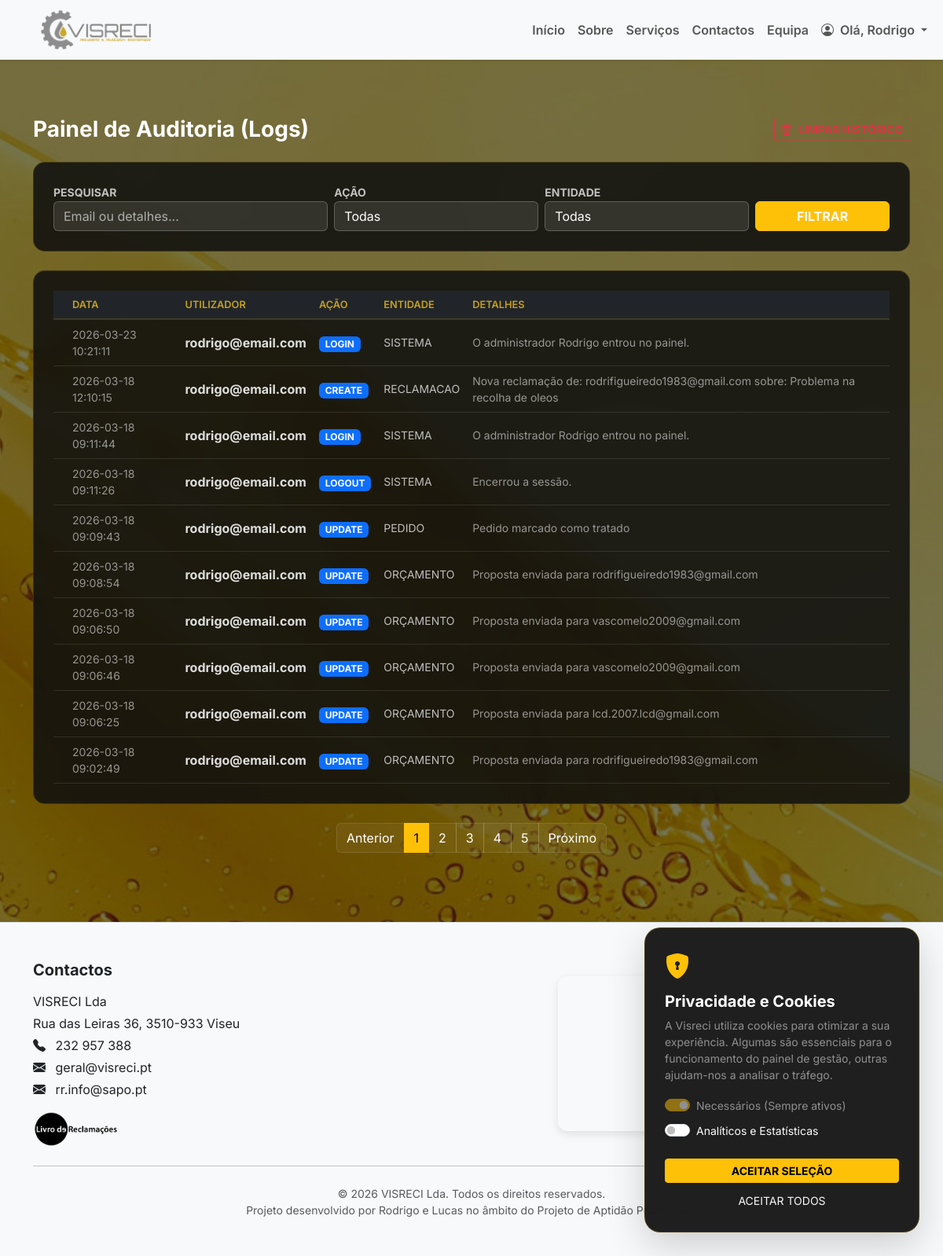
The app's page /admin/logs (signed in), older data.
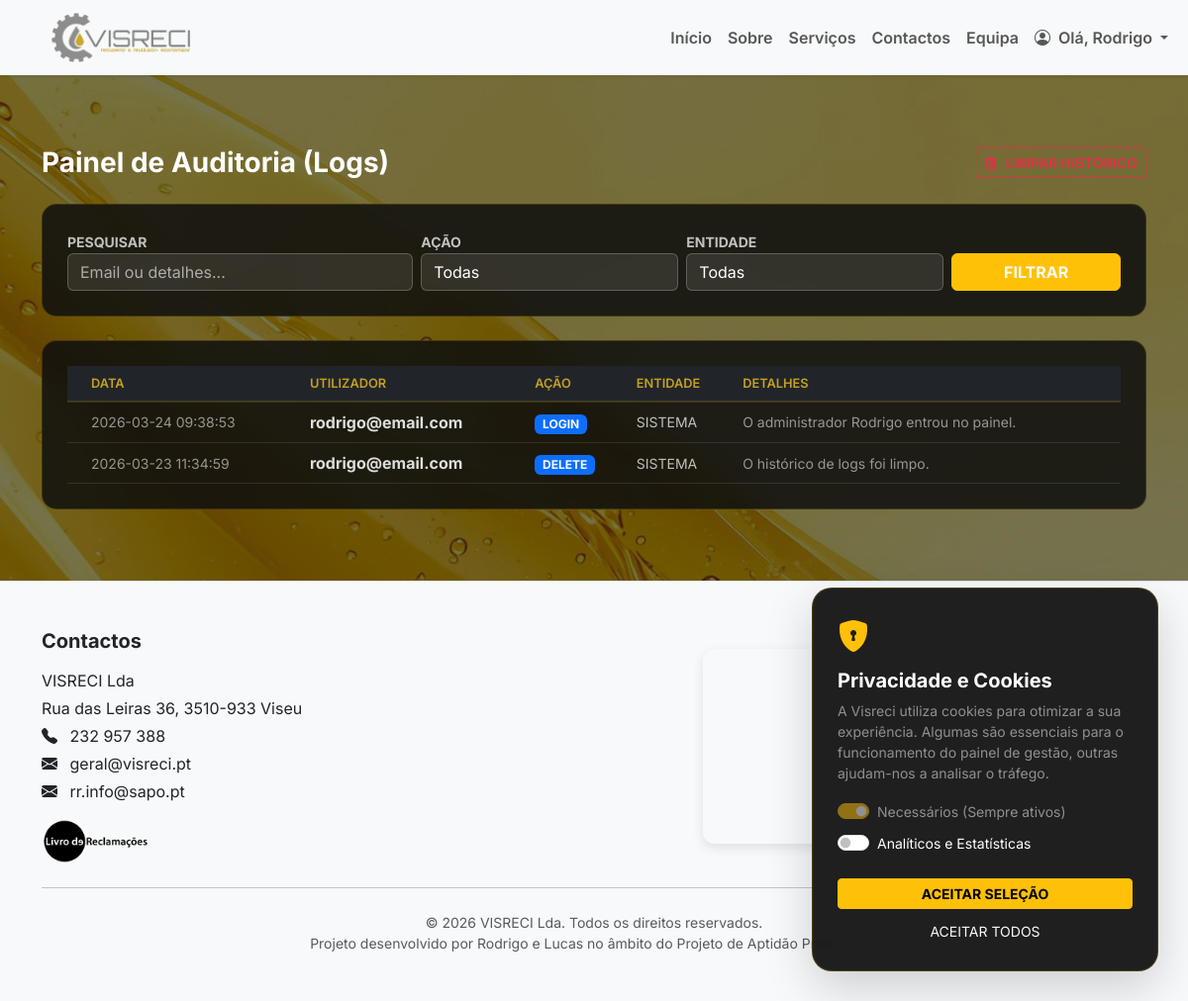
The same page, newer data.
### tables this page shows
CREATE TABLE logs (
            id INTEGER PRIMARY KEY AUTOINCREMENT,
            user_id INTEGER,
            user_email TEXT,
            action TEXT NOT NULL,
            entity TEXT NOT NULL,
            entity_id INTEGER,
            details TEXT,
            created_at DATETIME DEFAULT (datetime('now', 'localtime'))
        );

### app.py (the view)
@app.route("/admin/logs")
@login_required
def admin_logs():
    if session.get("user_role") != "admin": return redirect(url_for("dashboard"))
    page, q = request.args.get('page', 1, type=int), request.args.get('q', '').strip()
    act_f, ent_f = request.args.get('action', '').strip(), request.args.get('entity', '').strip()
    per_page = 10
    where, params = [], []
    if q: where.append("(user_email LIKE ? OR details LIKE ?)"); p = f"%{q}%"; params.extend([p, p])
    if act_f: where.append("action = ?"); params.append(act_f)
    if ent_f: where.append("entity = ?"); params.append(ent_f)
    where_sql = ("WHERE " + " AND ".join(where)) if where else ""
    conn = get_connection()
    total = conn.execute(f"SELECT COUNT(*) FROM logs {where_sql}", params).fetchone()[0]
    total_pages = max(1, math.ceil(total / per_page))
    logs = conn.execute(f"SELECT * FROM logs {where_sql} ORDER BY id DESC LIMIT ? OFFSET ?", params + [per_page, (page-1)*per_page]).fetchall()
    actions = [r[0] for r in conn.execute("SELECT DISTINCT action FROM logs WHERE action IS NOT NULL").fetchall()]
    entities = [r[0] for r in conn.execute("SELECT DISTINCT entity FROM logs WHERE entity IS NOT NULL").fetchall()]
    conn.close()
    return render_template("admin_logs.html", logs=logs, page=page, total_pages=total_pages, q=q, action=act_f, entity=ent_f, actions=actions, entities=entities)

### app.py (called while the page is built)
def get_connection():
    conn = sqlite3.connect("app.db", timeout=30)
    conn.row_factory = sqlite3.Row
    return conn

def login_required(view_func):
    @wraps(view_func)
    def wrapper(*args, **kwargs):
        if "user_id" not in session:
            return redirect(url_for("login"))
        return view_func(*args, **kwargs)
    return wrapper

@app.context_processor
def inject_translations():
    lang = session.get('lang', 'pt')
    return {
        'lang': lang,
        't': TRANSLATIONS.get(lang, TRANSLATIONS['pt'])
    }

### templates/admin_logs.html (shortened to what this page needs)
{% extends "menu.html" %}
{% block content %}
<section class="py-4 mt-5">
    <div class="container">
        <div class="d-flex justify-content-between align-items-center mb-4">
            <h3 class="text-white fw-bold m-0">Painel de Auditoria (Logs)</h3>
            <form action="{{ url_for('admin_logs_limpar') }}" method="POST"
                onsubmit="return confirm('Tens a certeza que queres apagar todos os logs permanentemente?');">
                <button type="submit" class="btn btn-outline-danger btn-sm fw-bold">
                    <i class="bi bi-trash3-fill me-2"></i>LIMPAR HISTÓRICO
                </button>
            </form>
        </div>
        <form method="GET" action="{{ url_for('admin_logs') }}" class="table-glass on-dark p-3 mb-4">
            <div class="row g-2 align-items-end">
                <div class="col-md-4">
                    <label class="text-warning small fw-bold">PESQUISAR</label>
                    <input type="text" name="q" value="{{ q }}" class="form-control input-glass"
                        placeholder="Email ou detalhes...">
                </div>
                <div class="col-md-3">
                    <label class="text-warning small fw-bold">AÇÃO</label>
                    <select name="action" class="form-select input-glass">
                        <option value="">Todas</option>
                    </select>
                </div>
                <div class="col-md-3">
                    <label class="text-warning small fw-bold">ENTIDADE</label>
                    <select name="entity" class="form-select input-glass">
                        <option value="">Todas</option>
                    </select>
                </div>
                <div class="col-md-2 d-grid">
                    <button type="submit" class="btn btn-warning fw-bold">FILTRAR</button>
                </div>
            </div>
        </form>
        <div class="table-glass on-dark p-0 overflow-hidden">
            <div class="table-responsive">
                <table class="table table-hover align-middle mb-0 text-white">
                    <thead class="bg-dark">
                        <tr class="text-warning">
                            <th class="ps-4">Data</th>
                            <th>Utilizador</th>
                            <th>Ação</th>
                            <th>Entidade</th>
                            <th>Detalhes</th>
                        </tr>
                    </thead>
                    <tbody>
                        {% for l in logs %}
                        <tr class="border-bottom border-secondary border-opacity-25">
                            <td class="ps-4 small opacity-75">{{ l.created_at }}</td>
                            <td class="fw-bold">{{ l.user_email or 'Sistema' }}</td>
                            <td><span class="badge bg-primary">{{ l.action }}</span></td>
                            <td class="text-warning small">{{ l.entity|upper }}</td>
                            <td class="small opacity-75">{{ l.details }}</td>
                        </tr>
                        {% else %}
                        <tr>
                            <td colspan="5" class="text-center py-5 text-muted italic">Nenhum log encontrado.</td>
                        </tr>
                        {% endfor %}
                    </tbody>
                </table>
            </div>
        </div>
        {% if total_pages > 1 %}
        <nav class="mt-4">
            <ul class="pagination justify-content-center custom-pagination">
                <li class="page-item {{ 'disabled' if page == 1 }}">
                    <a class="page-link"
                        href="{{ url_for('admin_logs', page=page-1, q=q, action=action, entity=entity) }}">Anterior</a>
                </li>
                {% for p in range(1, total_pages + 1) %}
                <li class="page-item {{ 'active' if p == page }}">
                    <a class="page-link"
                        href="{{ url_for('admin_logs', page=p, q=q, action=action, entity=entity) }}">{{ p }}</a>
                </li>
                {% endfor %}
                <li class="page-item {{ 'disabled' if page == total_pages }}">
                    <a class="page-link"
                        href="{{ url_for('admin_logs', page=page+1, q=q, action=action, entity=entity) }}">Próximo</a>
                </li>
            </ul>
        </nav>
        {% endif %}
    </div>
</section>
{% endblock %}

### templates/menu.html (shortened to what this page needs)
<!doctype html>
<html lang="pt">
<head>
    <link href="https://cdn.jsdelivr.net/npm/bootstrap@5.3.2/dist/css/bootstrap.min.css" rel="stylesheet">
    <link rel="stylesheet" href="https://cdn.jsdelivr.net/npm/bootstrap-icons@1.11.3/font/bootstrap-icons.min.css">
    <link rel="stylesheet" href="/CSS/style.css">
</head>
<body class="{% block body_class %}{% endblock %}">
    <nav class="navbar navbar-expand-lg navbar-light bg-light shadow-sm sticky-top">
        <div class="container-fluid">
            <a class="navbar-brand mx-auto mx-lg-0 d-flex align-items-center" href="{{ url_for('index') }}">
                <img src="/IMG/LogoLetra.png" alt="Visreci Logo" class="logo-navbar" style="max-height: 50px;">
            </a>
            <div class="collapse navbar-collapse" id="menuNav">
                <ul class="navbar-nav ms-auto mb-2 mb-lg-0 fw-semibold">
                    <li class="nav-item"><a class="nav-link" href="{{ url_for('index') }}">Início</a></li>
                    <li class="nav-item"><a class="nav-link" href="{{ url_for('sobre') }}">Sobre</a></li>
                    <li class="nav-item"><a class="nav-link" href="{{ url_for('servicos') }}">Serviços</a></li>
                    <li class="nav-item"><a class="nav-link" href="{{ url_for('contactos') }}">Contactos</a></li>
                    <li class="nav-item"><a class="nav-link" href="{{ url_for('equipa') }}">Equipa</a></li>
                    {% if session.get("user_id") %}
                    <li class="nav-item dropdown">
                        <a class="nav-link dropdown-toggle" href="#" role="button" data-bs-toggle="dropdown">
                            <i class="bi bi-person-circle me-1"></i> Olá, {{ session.get("user_name") }}
                        </a>
                    </li>
                    {% else %}
                    <li class="nav-item">
                        <a class="nav-link" href="{{ url_for('login') }}">
                            <i class="bi bi-lock-fill me-1"></i> Área de Trabalhadores
                        </a>
                    </li>
                    {% endif %}
                </ul>
            </div>
        </div>
    </nav>
    <main>
        {% block content %}{% endblock %}
    </main>
    <footer class="bg-light text-dark text-center text-md-start py-5 mt-5 border-top">
        <div class="container">
            <div class="row align-items-center">
                <div class="col-md-6 mb-4 mb-md-0">
                    <h5 class="fw-bold mb-3">Contactos</h5>
                    <p class="mb-1">VISRECI Lda</p>
                    <p class="mb-1">Rua das Leiras 36, 3510-933 Viseu</p>
                    <p class="mb-1"><i class="bi bi-telephone-fill me-2"></i> 232 957 388</p>
                    <p class="mb-1"><i class="bi bi-envelope-fill me-2"></i> geral@visreci.pt</p>
                    <p class="mb-3"><i class="bi bi-envelope-fill me-2"></i> rr.info@sapo.pt</p>
                    <a href="https://www.livroreclamacoes.pt/Pedido/Reclamacao" target="_blank" rel="noopener noreferrer"
                        class="text-warning text-decoration-none small fw-bold d-flex align-items-center">
                        <img src="{{ url_for('static', filename='IMG/logo_LRE_preto positivo.png') }}"
                            alt="Livro de Reclamações" style="height: 45px; width: auto;" class="me-2">
                    </a>
                </div>
                <div class="col-md-6 d-flex justify-content-center">
                </div>
            </div>
            <hr class="my-4">
            <div class="text-center small text-muted">
                © 2026 VISRECI Lda. Todos os direitos reservados.
            </div>
            <div class="text-center small text-muted">
                Projeto desenvolvido por Rodrigo e Lucas no âmbito do Projeto de Aptidão Profissional
            </div>
        </div>
    </footer>
    <div id="cookie-consent" class="cookie-modal shadow-lg" style="display: none;">
        <div class="cookie-content">
            <div class="cookie-header">
                <i class="bi bi-shield-lock-fill text-warning fs-2"></i>
                <h5 class="text-white mt-2 fw-bold">Privacidade e Cookies</h5>
            </div>
            <div class="cookie-body">
                <p class="text-white-50 small">
                    A Visreci utiliza cookies para otimizar a sua experiência. Algumas são essenciais para o
                    funcionamento do painel de gestão, outras ajudam-nos a analisar o tráfego.
                </p>
                <div class="cookie-options">
                    <div class="form-check form-switch mb-2">
                        <input class="form-check-input" type="checkbox" id="cookies-essenciais" checked disabled>
                        <label class="form-check-label text-white small" for="cookies-essenciais">Necessários (Sempre
                            ativos)</label>
                    </div>
                    <div class="form-check form-switch mb-2">
                        <input class="form-check-input" type="checkbox" id="cookies-analiticos">
                        <label class="form-check-label text-white small" for="cookies-analiticos">Analíticos e
                            Estatísticas</label>
                    </div>
                </div>
            </div>
            <div class="cookie-footer d-grid gap-2 mt-4">
                <button onclick="saveConsent()" class="btn btn-warning fw-bold btn-sm">ACEITAR SELEÇÃO</button>
                <button onclick="acceptAllCookies()" class="btn btn-outline-light btn-sm border-0">ACEITAR
                    TODOS</button>
            </div>
        </div>
    </div>
</body>
</html>

### CSS/style.css (style rules this page uses)
:root { --vis-accent: #ffc107; --vis-accent-hover: #e0a800; --vis-text: #f9fafb; --vis-muted: rgba(255, 255, 255, .72); --vis-glass: rgba(255, 255, 255, .12); --vis-glass-2: rgba(255, 255, 255, .08); --vis-glass-border: rgba(255, 255, 255, .18); --vis-shadow: 0 20px 60px rgba(0, 0, 0, .35); --vis-shadow-soft: 0 10px 30px rgba(0, 0, 0, .20); }
body { margin: 0; padding: 0; font-family: 'Inter', sans-serif; min-height: 100vh; background: none; }
body::before { content: ""; position: fixed; inset: 0; z-index: -1; background: linear-gradient(rgba(0, 0, 0, 0.25), rgba(0, 0, 0, 0.25)), url('../IMG/fundo.jpg') no-repeat center center; background-size: cover; backdrop-filter: blur(1.5px); -webkit-backdrop-filter: blur(1.5px); background-attachment: scroll; }
section { scroll-margin-top: 100px; }
.navbar { padding-top: 0.5rem; padding-bottom: 0.5rem; z-index: 1030; }
.logo-navbar { height: 70px; width: auto; margin-left: 40px; }
.navbar-brand { display: flex; align-items: center; }
footer { background-color: rgba(248, 249, 250, 0.95); backdrop-filter: blur(5px); -webkit-backdrop-filter: blur(5px); }
.on-dark, .on-dark * { color: var(--vis-text); }
.input-glass { background: rgba(255, 255, 255, .10) !important; border: 1px solid rgba(255, 255, 255, .22) !important; color: var(--vis-text) !important; }
.input-glass::placeholder { color: rgba(255, 255, 255, .60) !important; }
.table-glass { background: rgba(0, 0, 0, .35); border: 1px solid rgba(255, 255, 255, .16); border-radius: 18px; overflow: hidden; }
.table-glass .table { --bs-table-bg: transparent; --bs-table-color: rgba(255, 255, 255, .86); --bs-table-border-color: rgba(255, 255, 255, .10); --bs-table-striped-bg: rgba(255, 255, 255, .06); --bs-table-hover-bg: rgba(255, 255, 255, .08); }
.table-glass thead { background: rgba(255, 255, 255, .10); }
.table-glass th { color: rgba(255, 255, 255, .92) !important; border-color: rgba(255, 255, 255, .14) !important; }
.table-glass td { color: rgba(255, 255, 255, .86) !important; border-color: rgba(255, 255, 255, .10) !important; }
.table-glass .text-muted, .table-glass .small, .table-glass small { color: rgba(255, 255, 255, .72) !important; }
.table-glass.on-dark { background: rgba(15, 15, 15, 0.85) !important; backdrop-filter: blur(12px); -webkit-backdrop-filter: blur(12px); border-radius: 15px; border: 1px solid rgba(197, 160, 33, 0.2); padding: 25px !important; }
.table thead th { color: #c5a021 !important; font-weight: 600; text-transform: uppercase; font-size: 0.8rem; border-bottom: 2px solid rgba(197, 160, 33, 0.2) !important; }
.input-glass option { background-color: #222 !important; color: #fff !important; }
.input-glass { color: white !important; }

### templates/menu.html (style rules this page uses)
html, body { height: 100%; }
body { display: flex; flex-direction: column; }
main { flex: 1 0 auto; }
footer { flex-shrink: 0; }
.cookie-modal { position: fixed; bottom: 30px; right: 30px; width: 350px; background: rgba(20, 20, 20, 0.95); backdrop-filter: blur(20px); border: 1px solid rgba(255, 193, 7, 0.2); border-radius: 20px; z-index: 10000; padding: 25px; color: white; }
.cookie-header i { animation: pulse 2s infinite; }
.form-check-input:checked { background-color: #ffc107; border-color: #ffc107; }

### templates/admin_logs.html (style rules this page uses)
.input-glass option { background: #222; color: #fff; }

Row changes from the older to the newer data that the page shows:
removed logs: created_at "2026-03-23 10:21:11", user_email "rodrigo@email.com", action "LOGIN", entity "SISTEMA", details "O administrador Rodrigo entrou no painel."
removed logs: created_at "2026-03-18 12:10:15", user_email "rodrigo@email.com", action "CREATE", entity "RECLAMACAO", details "Nova reclamação de: rodrifigueiredo1983@gmail.com sobre: Problema na recolha de oleos"
removed logs: created_at "2026-03-18 09:11:44", user_email "rodrigo@email.com", action "LOGIN", entity "SISTEMA", details "O administrador Rodrigo entrou no painel."
removed logs: created_at "2026-03-18 09:11:26", user_email "rodrigo@email.com", action "LOGOUT", entity "SISTEMA", details "Encerrou a sessão."
removed logs: created_at "2026-03-18 09:09:43", user_email "rodrigo@email.com", action "UPDATE", entity "PEDIDO", details "Pedido marcado como tratado"
removed logs: created_at "2026-03-18 09:08:54", user_email "rodrigo@email.com", action "UPDATE", entity "ORÇAMENTO", details "Proposta enviada para rodrifigueiredo1983@gmail.com"
removed logs: created_at "2026-03-18 09:06:50", user_email "rodrigo@email.com", action "UPDATE", entity "ORÇAMENTO", details "Proposta enviada para vascomelo2009@gmail.com"
removed logs: created_at "2026-03-18 09:06:46", user_email "rodrigo@email.com", action "UPDATE", entity "ORÇAMENTO", details "Proposta enviada para vascomelo2009@gmail.com"
removed logs: created_at "2026-03-18 09:06:25", user_email "rodrigo@email.com", action "UPDATE", entity "ORÇAMENTO", details "Proposta enviada para lcd.2007.lcd@gmail.com"
removed logs: created_at "2026-03-18 09:02:49", user_email "rodrigo@email.com", action "UPDATE", entity "ORÇAMENTO", details "Proposta enviada para rodrifigueiredo1983@gmail.com"
added logs: created_at "2026-03-24 09:38:53", user_email "rodrigo@email.com", action "LOGIN", entity "SISTEMA", details "O administrador Rodrigo entrou no painel."
added logs: created_at "2026-03-23 11:34:59", user_email "rodrigo@email.com", action "DELETE", entity "SISTEMA", details "O histórico de logs foi limpo."
Text that changed along with them:
text no longer shown: "Anterior Próximo"
list line gone: "1"
list line gone: "2"
list line gone: "3"
list line gone: "4"
list line gone: "5"
